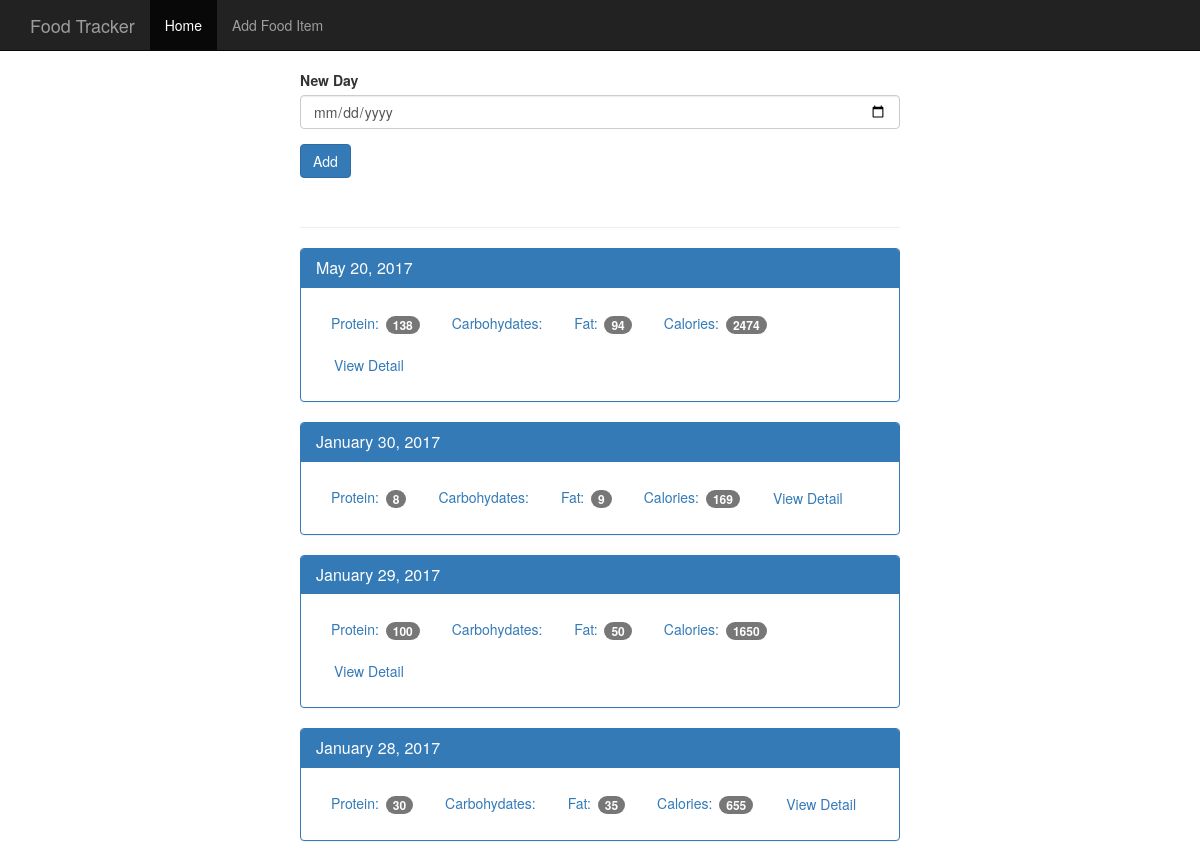
The page / on the database its author committed.
### tables this page shows
CREATE TABLE log_date (
    id integer primary key autoincrement,
    entry_date date not null
);

### app.py (the view)
@app.route('/', methods=['GET', 'POST'])
def index():
    db = get_db()
    if request.method == 'POST':
        date = request.form['date']
        dt = datetime.strptime(date, '%Y-%m-%d')
        database_date = datetime.strftime(dt, '%Y%m%d')
        db.execute('insert into log_date(entry_date) values(?)', [database_date])
        db.commit()
    cur = db.execute('''select log_date.entry_date,
                        sum(food.protein) as protein,
                        sum(food.carbohydrates) as carbohydrates,
                        sum(food.fat) as fat,
                        sum(food.calories) as calories
                    from log_date
                        join food_date on food_date.log_date_id = log_date.id
                        join food on food.id = food_date.food_id
                        group by log_date.id
                        order by log_date.entry_date desc''')
    results = cur.fetchall()
    date_results = []
    for el in results:
        single_date = {}
        single_date['entry_date'] = el['entry_date']
        single_date['protein'] = el['protein']
        single_date['carbohydrates'] = el['carbohydrates']
        single_date['fat'] = el['fat']
        single_date['calories'] = el['calories']
        d = datetime.strptime(str(el['entry_date']), '%Y%m%d')
        single_date['pretty_date'] = datetime.strftime(d, '%B %d, %Y')
        date_results.append(single_date)
    return render_template('home.html', results=date_results)

### database.py (called while the page is built)
def connect_db():
    sql = sqlite3.connect('food_log.db')
    sql.row_factory = sqlite3.Row
    return sql

def get_db():
    if not hasattr(g, 'sqlite3_db'):
        g.sqlite3_db = connect_db()
    return g.sqlite3_db

### templates/home.html (shortened to what this page needs)
{% extends 'base.html' %}
{% block body %}
    <nav class="navbar navbar-inverse navbar-fixed-top">
      <div class="container">
        <div class="navbar-header">
          <a class="navbar-brand" href="{{ url_for('index') }}">Food Tracker</a>
        </div>
        <div id="navbar" class="navbar-collapse collapse">
          <ul class="nav navbar-nav">
            <li class="active"><a href="{{ url_for('index') }}">Home</a></li>
            <li><a href="{{ url_for('food') }}">Add Food Item</a></li>
          </ul>
        </div>
      </div>
    </nav>
    <div class="container theme-showcase col-sm-6 col-sm-offset-3" role="main">
      <div class="row">
        <div>
          <form method="POST" action="/">
            <div class="form-group">
              <label for="new-day">New Day</label>
              <input type="date" class="form-control" id="new-day" name='date'>
            </div>
            <button type="submit" class="btn btn-primary">Add</button>
          </form>
          <div class="page-header"></div>
          {% for el in results %}
          <div class="panel panel-primary">
            <div class="panel-heading">
              <h3 class="panel-title">{{ el.pretty_date }}</h3>
            </div>
            <div class="panel-body">
              <ul class="nav nav-pills" role="tablist">
                <li><a>Protein: <span class="badge">{{ el.protein }}</span></a></li>
                <li><a>Carbohydates: </a></li>
                <li><a>Fat: <span class="badge">{{ el.fat }}</span></a></li>
                <li><a>Calories: <span class="badge">{{ el.calories }}</span></a></li>
                <li><a href="{{ url_for('view', date=el.entry_date) }}" type="button" class="btn btn-link">View Detail</a></li>
              </ul>
            </div>
          </div>
          {% endfor %}
        </div>
      </div>
    </div>
{% endblock %}

### static/theme.css (style rules this page uses)
body { padding-top: 70px; padding-bottom: 30px; }

### rows shown on the page
log_date: pretty_date "May 20, 2017", protein "138", fat "94", calories "2474"
log_date: pretty_date "January 30, 2017", protein "8", fat "9", calories "169"
log_date: pretty_date "January 29, 2017", protein "100", fat "50", calories "1650"
log_date: pretty_date "January 28, 2017", protein "30", fat "35", calories "655"
